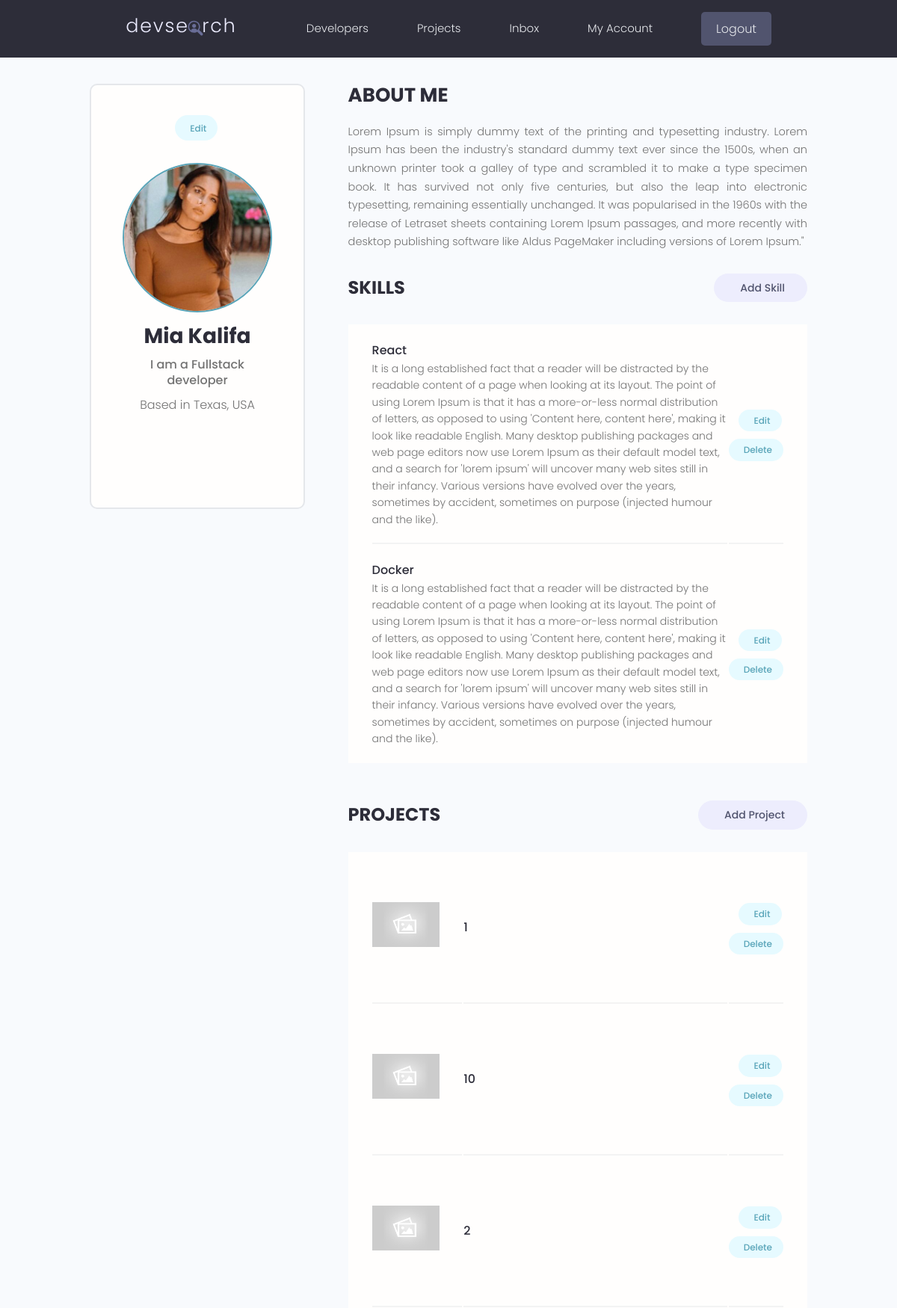
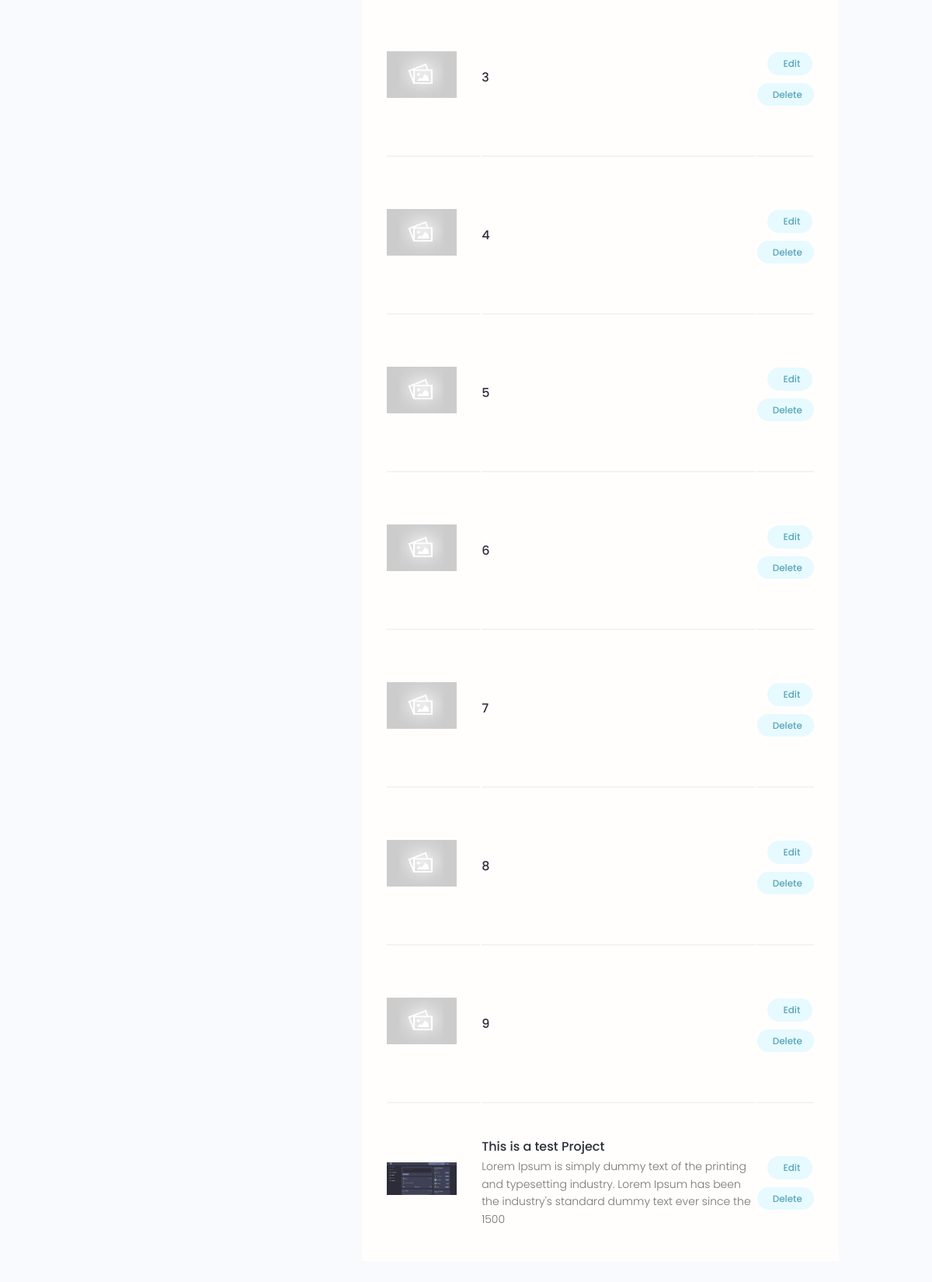
/account/ (signed in), run on the app's committed database (2 pictures, top to bottom).
### users/models.py (models this page shows, shortened)
class Profile(models.Model):
    user = models.OneToOneField(User, on_delete=models.CASCADE, null=True, blank=True)
    name = models.CharField(max_length=200, blank=True, null=True)
    username = models.CharField(max_length=200, blank=True, null=True)
    email = models.EmailField(max_length=500, null=True, blank=True)
    short_intro = models.CharField(max_length=200, blank=True, null=True)
    bio = models.TextField(blank=True, null=True)
    profile_image = models.ImageField(
        blank=True,
        null=True,
        upload_to="profiles/",
        default="profiles/user-default.png",
    )
    location = models.CharField(max_length=200, blank=True, null=True)
    social_github = models.CharField(max_length=200, blank=True, null=True)
    social_twitter = models.CharField(max_length=200, blank=True, null=True)
    social_linkedin = models.CharField(max_length=200, blank=True, null=True)
    social_youtube = models.CharField(max_length=200, blank=True, null=True)
    social_website = models.CharField(max_length=200, blank=True, null=True)
    created = models.DateTimeField(auto_now_add=True)
    id = models.UUIDField(
        default=uuid.uuid4, unique=True, primary_key=True, editable=False
    )

class Skill(models.Model):
    owner = models.ForeignKey(Profile, on_delete=models.CASCADE, null=True, blank=True)
    name = models.CharField(max_length=200, blank=True, null=True)
    description = models.TextField(blank=True, null=True)
    created = models.DateTimeField(auto_now_add=True)
    id = models.UUIDField(
        default=uuid.uuid4, unique=True, primary_key=True, editable=False
    )

### projects/models.py (models this page shows, shortened)
class Project(models.Model):
    owner = models.ForeignKey(Profile, null=True, blank=True, on_delete=models.SET_NULL)
    title = models.CharField(max_length=200)
    description = models.TextField(null=True, blank=True)
    featured_image = models.ImageField(null=True, blank=True, default="default.jpg")
    demo_link = models.CharField(max_length=2000, null=True, blank=True)
    source_link = models.CharField(max_length=2000, null=True, blank=True)
    tags = models.ManyToManyField("Tag", blank=True)
    vote_total = models.IntegerField(default=0, null=True, blank=True)
    vote_ratio = models.IntegerField(default=0, null=True, blank=True)
    created = models.DateTimeField(auto_now_add=True)
    id = models.UUIDField(
        default=uuid.uuid4, unique=True, primary_key=True, editable=False
    )
    class Meta:
        ordering = ["-vote_ratio", "-vote_total", "title"]

### users/views.py (the view)
# urls.py: path("account/", views.user_account, name="account"),
@login_required(login_url="login")
def user_account(request):
    profile = request.user.profile
    skills = profile.skill_set.all()
    projects = profile.project_set.all()
    context = {
        "profile": profile,
        "skills": skills,
        "projects": projects,
    }
    return render(request, "users/account.html", context)

### users/templates/users/account.html (shortened to what this page needs)
{% extends 'main.html' %}
{% load static %}
{% block content %}
<main class="settingsPage profile my-md">
  <div class="container">
    <div class="layout">
      <div class="column column--1of3">
        <div class="card text-center">
          <div class="card__body dev">
            <a class="tag tag--pill tag--main settings__btn" href="{% url 'edit-account' %}">
              Edit</a>
            <img class="avatar avatar--xl dev__avatar" src="{{profile.profile_image.url}}" />
            <h2 class="dev__name">{{profile.name}}</h2>
            <p class="dev__title">{{profile.short_intro}}</p>
            <p class="dev__location">Based in {{profile.location}}</p>
            <ul class="dev__social">
            </ul>
          </div>
        </div>
      </div>
      <div class="column column--2of3">
        <div class="devInfo">
          <h3 class="devInfo__title">About Me</h3>
          <p class="devInfo__about">{{profile.bio}}"</p>
        </div>
        <div class="settings">
          <h3 class="settings__title">Skills</h3>
          <a class="tag tag--pill tag--sub settings__btn tag--lg" href="{% url 'create-skill' %}"> Add Skill</a>
        </div>
        <table class="settings__table">
          {% for skill in skills %}
          <tr>
            <td class="settings__tableInfo">
              <h4>{{skill.name}}</h4>
              <p>
                {{skill.description}}
              </p>
            </td>
            <td class="settings__tableActions">
              <a class="tag tag--pill tag--main settings__btn" href="{% url 'update-skill' skill.id %}"> Edit</a>
              <a class="tag tag--pill tag--main settings__btn" href="{% url 'delete-skill' skill.id %}?next=/account">
                Delete</a>
            </td>
          </tr>
          {% endfor %}
        </table>
        <div class="settings">
          <h3 class="settings__title">Projects</h3>
          <a class="tag tag--pill tag--sub settings__btn tag--lg" href="{% url 'create-project' %}"> Add Project</a>
        </div>
        <table class="settings__table">
          {% for project in projects %}
          <tr>
            <td class="settings__thumbnail">
              <a href="{% url 'project' project.id %}"><img src="{{project.featured_image.url}}"
                  alt="Project Thumbnail" /></a>
            </td>
            <td class="settings__tableInfo">
              <a href="{% url 'project' project.id %}">{{project.title}}</a>
              <p>
                {{project.description|slice:"150"}}
              </p>
            </td>
            <td class="settings__tableActions">
              <a class="tag tag--pill tag--main settings__btn" href="{% url 'update-project' project.id %}"> Edit</a>
              <a class="tag tag--pill tag--main settings__btn" href="{% url 'delete-project' project.id %}?next=/account">
                Delete</a>
            </td>
          </tr>
          {% endfor %}
        </table>
      </div>
    </div>
  </div>
</main>
{% endblock content %}

### static/styles/app.css (style rules this page uses)
:root { --color-sub: #2d2d39; }
.card { border: 2px solid var(--color-light); }
img { width: 100%; }
.profile .card > .dev { padding: 4rem; }
.dev__avatar { display: block; margin: auto; }
.dev__name { color: var(--color-sub); font-size: 2.8rem; font-weight: 700; margin-top: 1rem; margin-bottom: 0.5rem; }
.dev__title { font-size: 1.6rem; font-weight: 500; line-height: 1.3; }
.dev__location { margin-top: 1rem; }
.dev__social { margin: 3rem 0; list-style: none; display: flex; justify-content: center; gap: 1.5rem; }
.devInfo { margin-bottom: 3rem; }
.devInfo__title, .devInfo__subtitle { font-size: 2.6rem; color: var(--color-sub); text-transform: uppercase; font-weight: 700; margin-bottom: 1.5rem; }
.devInfo__about, .devSkill__info { font-size: 1.45rem; line-height: 1.7; text-align: justify; }
.settingsPage .dev > .settings__btn { display: inline-block; margin-bottom: 3rem; }
.settings { display: flex; justify-content: space-between; align-items: center; }
.settings__title { font-size: 2.4rem; text-transform: uppercase; font-weight: 700; color: var(--color-sub); }
.settings__table { margin-top: 3rem; margin-bottom: 5rem; padding: 0 3rem; background: var(--color-white); }
.settings__table tr { width: 100%; }
.settings__table tr > td { padding: 2rem 0; }
.settings__table tr:not(:last-child) td { border-bottom: 2px solid var(--color-white-light); }
.settings__thumbnail { width: 23%; min-width: 10rem; }
.settings__thumbnail img { padding-right: 3rem; height: 15rem; object-fit: contain; }
.settings__tableInfo { width: 100%; }
.settings__tableInfo h4, .settings__tableInfo a { padding-right: 1rem; width: auto; font-size: 1.6rem; font-weight: 500; color: var(--color-sub); }
.settings__tableInfo p { font-size: 1.4rem; }
.settings__tableActions { text-align: right; }

### static/uikit/styles/modules/_variables.css (style rules this page uses)
:root { --color-main: #5aa5b9; --color-main-light: #e6faff; --color-sub: #3f4156; --color-sub-light: #51546e; --color-sub-lighter: #ededfd; --color-text: #737373; --color-gray: #8b8b8b; --color-light: #e5e7eb; --color-light-gray: #767676; --color-bg: #f8fafd; --color-white: #fffefd; --color-white-light: #f3f3f3; --color-success: #359e64; --color-success-bg: #def8e8; --color-error: #fc4b0b; --color-error-bg: #fff2ee; --font-base: 'Poppins', arial, helvetica, 'Segoe UI', roboto, ubuntu, sans-serif; --font-monospace: 'Fira Code', 'Courier New', courier, monospace; --font-regular: 300; --font-medium: 500; --font-bold: 700; --generic-shadow: 1px 1px 5px #00000010; --generic-transition: all 0.3s ease-in-out; }

### static/uikit/styles/modules/_base.css (style rules this page uses)
* { margin: 0; padding: 0; box-sizing: border-box; text-rendering: optimizeLegibility; color: inherit; font-size: inherit; }
html { font-size: 50%; }
@media only screen and (min-width: 480px) { html { font-size: 56.25%; } }
@media only screen and (min-width: 1200px) { html { font-size: 62.5%; } }
body { line-height: 1.6; font-weight: 400; font-size: 1.5rem; color: var(--color-text); background-color: var(--color-bg); min-height: 100vh; }

### static/uikit/styles/modules/_typography.css (style rules this page uses)
* { font-family: var(--font-base); }
h2 { font-size: 3.6rem; font-weight: var(--font-bold); }
h3 { font-size: 3.2rem; font-weight: var(--font-medium); }
h4 { font-size: 2.8rem; font-weight: var(--font-medium); }
p, span, strong { font-size: 1.6rem; color: var(--color-text); font-weight: var(--font-regular); }
a { padding-bottom: 2px; text-decoration: none; display: inline-block; color: var(--color-main); font-weight: var(--font-medium); }

### static/uikit/styles/modules/_utilities.css (style rules this page uses)
.container { width: 92%; max-width: 165rem; margin: 0 auto; box-sizing: border-box; }
@media screen and (min-width: 1000px) { .container { width: 90%; } }
@media screen and (min-width: 1200px) { .container { width: 80%; } }
.text-center { text-align: center; }
.my-md { margin: 3rem auto; }

### static/uikit/styles/modules/_avatar.css (style rules this page uses)
.avatar { border-radius: 50%; border: 2px solid var(--color-main); object-fit: cover; }
.avatar--xl { height: 20rem; width: 20rem; }

### static/uikit/styles/modules/_card.css (style rules this page uses)
.card { border-radius: 1rem; background-color: var(--color-white); border: 1.5px solid var(--color-light); width: auto; height: auto; margin-top: 0.5rem; margin-bottom: 0.5rem; overflow: hidden; }
.card__body, .card__header { padding: 2rem 2.5rem; }

### static/uikit/styles/modules/_layout.css (style rules this page uses)
.layout { display: flex; flex-flow: row wrap; justify-content: space-between; }
.layout > .column { margin-bottom: 3rem; }
.layout > .column.column--1of3 { flex-basis: 30%; }
.layout > .column.column--2of3 { flex-basis: 64%; }

### data on the page
Profile: profile_image (picture), name "Mia Kalifa", short_intro "I am a Fullstack developer", location "Texas, USA", bio "Lorem Ipsum is simply dummy text of the printing and typesetting industry. Lorem Ipsum has been the industry's standard dummy text ever since the 1500s, when an unknown printer took a galley of type and scrambled it to make a type specimen book. It has survived not only five centuries, but also the leap into electronic typesetting, remaining essentially unchanged. It was popularised in the 1960s with the release of Letraset sheets containing Lorem Ipsum passages, and more recently with desktop publishing software like Aldus PageMaker including versions of Lorem Ipsum."
Skill: name "React", description "It is a long established fact that a reader will be distracted by the readable content of a page when looking at its layout. The point of using Lorem Ipsum is that it has a more-or-less normal distribution of letters, as opposed to using 'Content here, content here', making it look like readable English. Many desktop publishing packages and web page editors now use Lorem Ipsum as their default model text, and a search for 'lorem ipsum' will uncover many web sites still in their infancy. Various versions have evolved over the years, sometimes by accident, sometimes on purpose (injected humour and the like)."
Skill: name "Docker", description "It is a long established fact that a reader will be distracted by the readable content of a page when looking at its layout. The point of using Lorem Ipsum is that it has a more-or-less normal distribution of letters, as opposed to using 'Content here, content here', making it look like readable English. Many desktop publishing packages and web page editors now use Lorem Ipsum as their default model text, and a search for 'lorem ipsum' will uncover many web sites still in their infancy. Various versions have evolved over the years, sometimes by accident, sometimes on purpose (injected humour and the like)."
Project: featured_image (placeholder picture), title "1"
Project: featured_image (placeholder picture), title "10"
Project: featured_image (placeholder picture), title "2"
Project: featured_image (placeholder picture), title "3"
Project: featured_image (placeholder picture), title "4"
Project: featured_image (placeholder picture), title "5"
Project: featured_image (placeholder picture), title "6"
Project: featured_image (placeholder picture), title "7"
Project: featured_image (placeholder picture), title "8"
Project: featured_image (placeholder picture), title "9"
Project: featured_image (picture), title "This is a test Project", description "Lorem Ipsum is simply dummy text of the printing and typesetting industry. Lorem Ipsum has been the industry's standard dummy text ever since the 1500"
